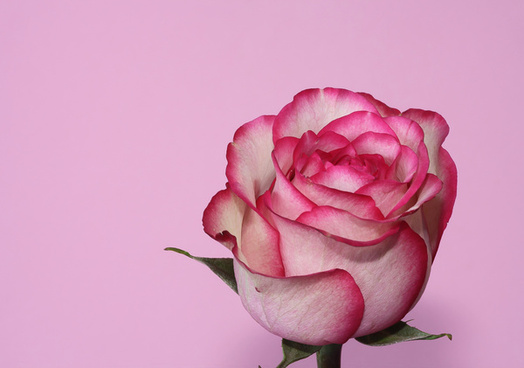
#> input picture Project/rose.jpg, 524 x 368 px
$ jupyter execute 'Color Manipulation.ipynb'   (shell and % lines are left out)
#> lines starting #> are read from the running program, lines starting #| are printed output that depends on the picture
# Color Manipulation

#### Explanation

Goals:
1. Be able to split an image to its RGB channels and then merge back to original images
2. Experiment how colormaps change images
3. Experiment with how merge order affects image.

#### The libraries used:

[cell 1]

import cv2
import sys
from matplotlib import pyplot as plt #plot
from matplotlib import colors as mcolors
from matplotlib import image as mpimg
from matplotlib import colors as LightSource

import numpy as np
import numpy.ma as ma
import matplotlib
import numpy as pillow
from PIL import Image #Python Imaging Library(PIL) and is python image format
from skimage.io import imread

## Original Image

[cell 2]
image = imread('rose.jpg');
#> image is the input picture: shape (368, 524, 3); mean R, G, B 211.4, 150.4, 182.2
plt.imshow(image)

#### An image is composed of RGB values, where values are coerced to integers from 0 to 255.

## No colormap.

[cell 3]
image = plt.imread('rose.jpg');
plt.imshow(image)
def ImgHue (rgb):
    R = rgb[:,:,0]
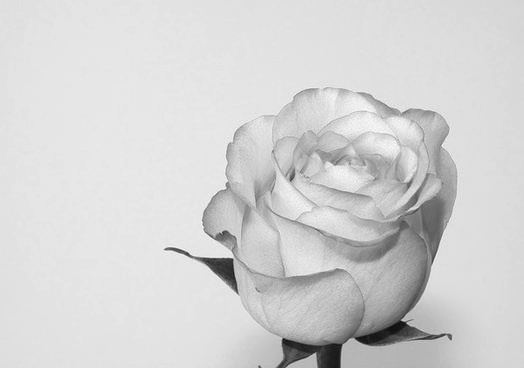
#> R: shape (368, 524); min 10, max 255, mean 211.4
    G = rgb[:,:,1]
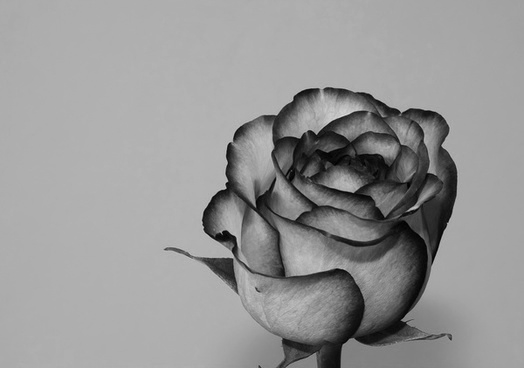
#> G: shape (368, 524); min 0, max 225, mean 150.4
    B = rgb[:,:,2]
    # assign channel
    Hue = 0.33*R + 0.333*G + 0.33*B
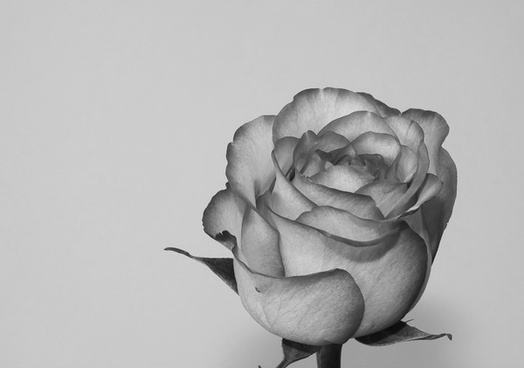
#> Hue: shape (368, 524) float64; min 11.27, max 229.7, mean 180
    #assign weight for each channel
    return Hue
HueImg = ImgHue(image);
plt.imshow(HueImg, cmap = None,  alpha = 1)
plt.savefig('HueRose.png')

#### ImgHue gives a matrix of scalars. In a real world, it should be a matrix of tuples. A colormap must be assigned to each scalar to create a RGB tuple.

[cell 4]
def RedHue (rgb):
    R = rgb[:,:,0]
    G = rgb[:,:,1]
    B = rgb[:,:,2]
    red = 0.3*R + 0.3*G + 0.3*B
    #although it looks nicer and more full in color
    #this is not just pure red from the image.
    #There are greens and blues tinted red from the matrix multiplications.

    return red
RedImg = RedHue(image);
plt.imshow(RedImg, cmap = plt.cm.Reds_r, alpha = 1)
plt.savefig('RedRose.png')

[cell 5]
def RedHue (rgb):
    R = rgb[:,:,0]
    G = rgb[:,:,1]
    B = rgb[:,:,2]
    red = 1*R + 0*G + 0*B

    return red
RedImg = RedHue(image);
plt.imshow(RedImg, cmap = plt.cm.Reds_r, alpha = 1)
plt.savefig('RedRose.png')

[cell 6]
def BlueHue (rgb):
    R = rgb[:,:,0]
    G = rgb[:,:,1]
    B = rgb[:,:,2]
    blue = 0*R + 0*G + 1*B

    return blue
BlueImg = BlueHue(image);
plt.imshow(BlueImg, cmap = plt.cm.Blues_r, alpha = 1)
plt.savefig('BlueRose.png')

[cell 7]
def GreenHue (rgb):
    R = rgb[:,:,0]
    G = rgb[:,:,1]
    B = rgb[:,:,2]
    green = 0*R + 1*G + 0*B

    return green
GreenImg = GreenHue(image);
plt.imshow(GreenImg, cmap = plt.cm.Greens_r, alpha = 1)
plt.savefig('GreenRose.png')

#### Other colormaps may also be used such as purple and orange. There are more selections on the matplotlib.org page on colormaps.

[cell 8]
def PurpleHue (rgb):
    R = rgb[:,:,0]
    G = rgb[:,:,1]
    B = rgb[:,:,2]
    purple = 0.5*R + 0*G + 0.5*B
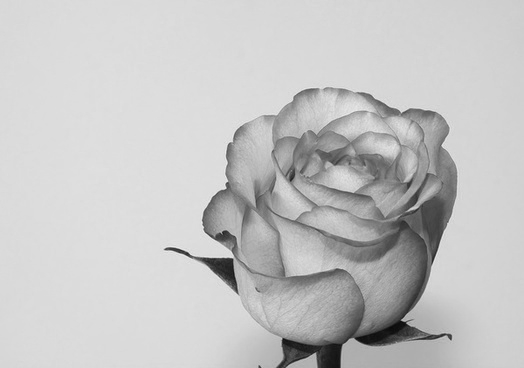
#> purple: shape (368, 524) float64; min 9.5, max 240, mean 196.8


    return purple
PurpleImg = PurpleHue(image);
plt.imshow(PurpleImg, cmap = plt.cm.Purples_r,  alpha = 1)
plt.savefig('PurpleRose.png')

[cell 9]
def PuRdHue (rgb): #Purple Red Hue
    R = rgb[:,:,0]
    G = rgb[:,:,1]
    B = rgb[:,:,2]
    PuRd = 0.3*R + 0.3*G + 0.3*B


    return PuRd
PuRdImg = PuRdHue(image);
plt.imshow(PuRdImg, cmap = plt.cm.PuRd_r,  alpha = 1)
plt.savefig('PuRdRose.png')

[cell 10]
def HSVHue (rgb): #HSV Cyclic Color Map
    R = rgb[:,:,0]
    G = rgb[:,:,1]
    B = rgb[:,:,2]
    HSV = 0.3*R + 0.3*G + 0.3*B


    return HSV
HSVImg = HSVHue(image);
plt.imshow(HSVImg, cmap = plt.cm.hsv_r,  alpha = 1)
plt.savefig('HSVRose.png')

[cell 11]
def CubeHelixHue (rgb): #Cube Helix Color Map
    R = rgb[:,:,0]
    G = rgb[:,:,1]
    B = rgb[:,:,2]
    CubeHelix = 0.3*R + 0.3*G + 0.3*B


    return CubeHelix
CubeHelixImg = CubeHelixHue(image);
plt.imshow(CubeHelixImg, cmap = plt.cm.cubehelix_r,  alpha = 1)
plt.savefig('CubeHelixRose.png')

## Trying to put the images back to the original image

#### At first I tried to put the transparency to about 1/3 so the layers could be seen. Alpha controls the transparency. If Alpha = 1, then the last plt.imshow would only show the last image because it'd cover the rest because it's not transparent.

[cell 12]
plt.imshow(BlueImg, cmap = plt.cm.Blues_r, alpha = 0.33)
plt.imshow(GreenImg, cmap = plt.cm.Greens_r, alpha = 0.33)
plt.imshow(RedImg, cmap = plt.cm.Reds_r, alpha = 0.33)
plt.savefig('OverlayRose.png')

#### You can tell that the image is not the original image. Thus I did some research and found how to merge images back. There was confusion over how the order of RGB works.
### Color image loaded by OpenCV is in BGR mode.
### Matplotlib displays in RGB mode.
#### Thus, I experimented with cv2.color_Lab2RGB and cv2.color_Lab2BGR. Neither looked like the original image.

[cell 13]
merged_channels = cv2.merge((BlueImg,GreenImg,RedImg))
final_image = cv2.cvtColor(merged_channels,cv2.COLOR_LAB2RGB)
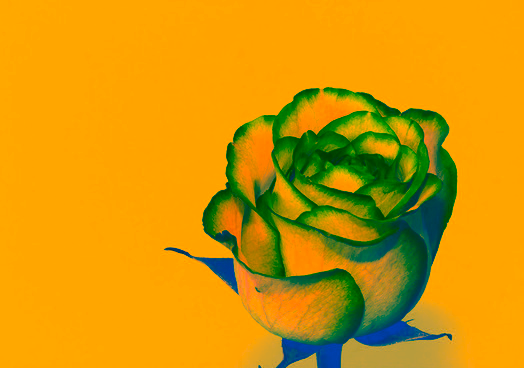
#> final_image: shape (368, 524, 3); mean R, G, B 210.9, 151.2, 7.5
plt.imshow(final_image, cmap = None, alpha = 1)
plt.savefig('Merge-BGR-RGB-Rose.png')

[cell 14]
merged_channels = cv2.merge((BlueImg,GreenImg,RedImg))
final_image = cv2.cvtColor(merged_channels,cv2.COLOR_LAB2BGR)
plt.imshow(final_image, cmap = None, alpha = 1)
plt.savefig('Merge-BGR-BGR-Rose.png')

#### Then I was curious about whether the order of GreenImg,BlueImg, and RedImg mattered. It turns out it did.

[cell 15]
merged_channels = cv2.merge((GreenImg,BlueImg,RedImg))
final_image = cv2.cvtColor(merged_channels,cv2.COLOR_LAB2RGB)
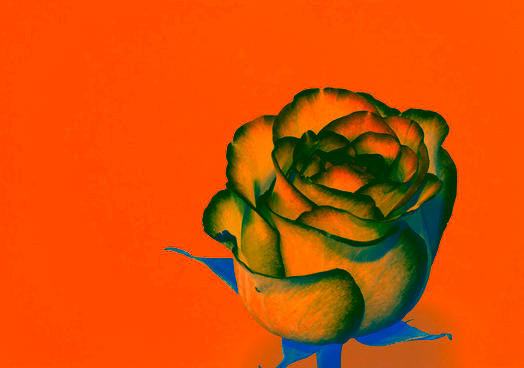
#> final_image: shape (368, 524, 3); mean R, G, B 213.5, 79.4, 5.6
plt.imshow(final_image, cmap = None, alpha = 1)
plt.savefig('Merge-GBR-RGB-Rose.png')

[cell 16]
merged_channels = cv2.merge((RedImg,GreenImg,BlueImg))
final_image = cv2.cvtColor(merged_channels,cv2.COLOR_LAB2RGB)
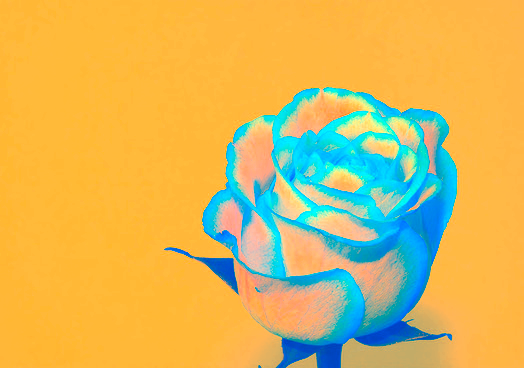
#> final_image: shape (368, 524, 3); mean R, G, B 214.3, 183.7, 95.6
plt.imshow(final_image, cmap = None, alpha = 1)
plt.savefig('Merge-RGB-RGB-Rose.png')

#### Finally I got curious whether the cv2.color_lab2RGB was necessary so I put a zero as it would have no flag. It looked a lot closer to our original image. In fact, I was stunned that it looked as if we had digital foodcoloring added to the flower. Since we've determined ordered matter in the merge function, we've tested out other orders.

[cell 17]
merged_channels = cv2.merge((BlueImg,GreenImg,RedImg))
final_image = cv2.cvtColor(merged_channels, 0)
#> final_image: shape (368, 524, 4)
plt.imshow(final_image, cmap = None, alpha = 1)
plt.savefig('Merge-Purple-0-Rose.png')

## Matching the Original Image

### Merge Image Outcome is below.

[cell 18]
merged_channels = cv2.merge((RedImg,GreenImg,BlueImg))
final_image = cv2.cvtColor(merged_channels,0)
plt.imshow(final_image, cmap = None, alpha = 1)
plt.savefig('MergedFinalRose.png')

### For Reference, Original Image is below.

[cell 19]
image = imread('rose.jpg');
plt.imshow(image)

#### Finally we got our original image back!

## I decided to test out the other orders to obtain other colors.

[cell 20]
merged_channels = cv2.merge((RedImg,BlueImg,GreenImg))
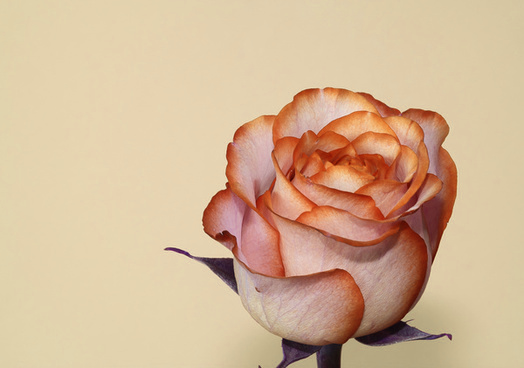
#> merged_channels: shape (368, 524, 3); mean of channels 0, 1, 2 211.4, 182.2, 150.4; drawn as R, G, B
final_image = cv2.cvtColor(merged_channels, 0)
plt.imshow(final_image, cmap = None, alpha = 1)
plt.savefig('Merge-Orange-0-Rose.png')

[cell 21]
merged_channels = cv2.merge((GreenImg,RedImg,BlueImg))
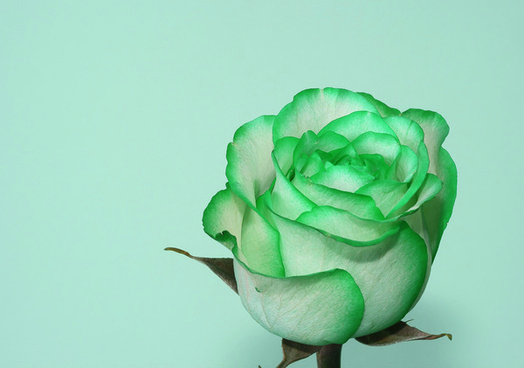
#> merged_channels: shape (368, 524, 3); mean of channels 0, 1, 2 150.4, 211.4, 182.2; drawn as R, G, B
final_image = cv2.cvtColor(merged_channels, 0)
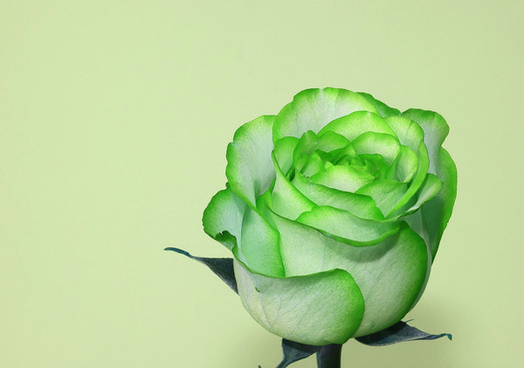
#> final_image: shape (368, 524, 4); mean B, G, R, A 150.4, 211.4, 182.2, 255
plt.imshow(final_image, cmap = None, alpha = 1)
plt.savefig('Merge-Green-0-Rose.png')

[cell 22]
merged_channels = cv2.merge((GreenImg,BlueImg,RedImg))
final_image = cv2.cvtColor(merged_channels, 0)
plt.imshow(final_image, cmap = None, alpha = 1)
plt.savefig('Merge-Blue-Rose.png')

[cell 23]
merged_channels = cv2.merge((BlueImg,RedImg,GreenImg))
final_image = cv2.cvtColor(merged_channels, 0)
plt.imshow(final_image, cmap = None, alpha = 1)
plt.savefig('Merge-Lime-Rose.png')
